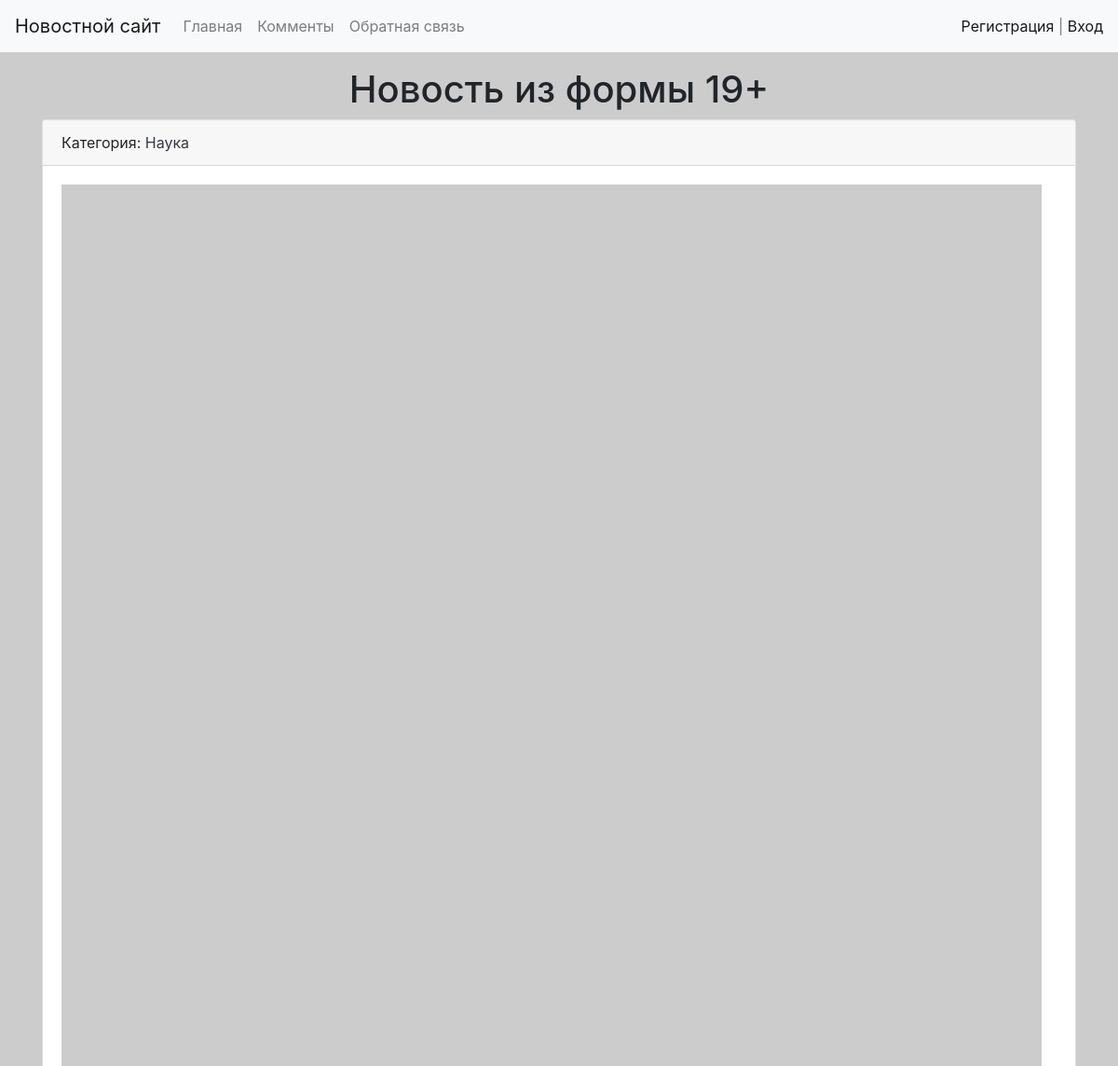
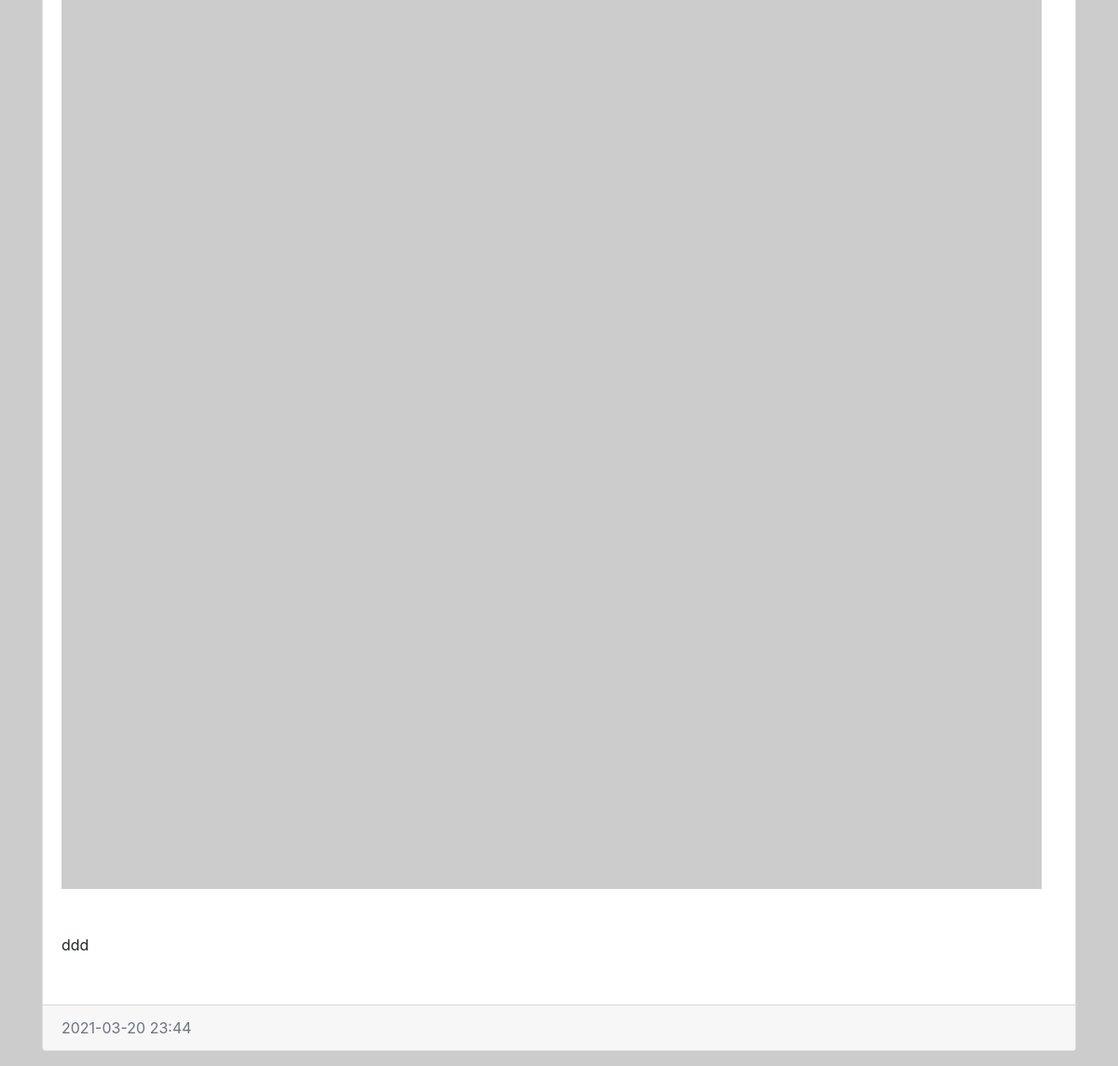
The app's page /news/28/ with its own data (2 pictures, top to bottom).
### news/models.py (models this page shows, shortened)
class News(models.Model):
    title = models.CharField(max_length=150, verbose_name="Наименование")  # обязательный атрибут - длина
    content = RichTextUploadingField(blank=True, verbose_name="контент")  # по умолчанию пустой
    created_at = models.DateTimeField(auto_now_add=True, verbose_name="Дата публикации")  # про создании новости
    updated_at = models.DateTimeField(auto_now=True,
                                      verbose_name="Обновлено")  # меняет дату и время с каждым изменением
    photo = models.ImageField(upload_to="photo/%Y/%m/%d/", verbose_name="Фото", blank=True)
    is_published = models.BooleanField(default=True, verbose_name="Опубликовано?")
    category = models.ForeignKey("Category", on_delete=models.PROTECT, verbose_name="Категория", )
    views = models.IntegerField(default=0)
    class Meta:
        verbose_name = "Новость"  # имя в админке ед число
        verbose_name_plural = "Новости"
        ordering = ["-created_at"]  # + , "title"

class Category(models.Model):
    title = models.CharField(max_length=150, db_index=True, verbose_name="Наименование категории")
    def get_absolute_url(self):
        return reverse_lazy("category", kwargs={"category_id": self.pk, })
    def __str__(self):
        return self.title
    class Meta:
        verbose_name = "Категория"
        verbose_name_plural = "Категории"
        ordering = ["pk"]

### news/views.py (the view)
# urls.py: path("news/<int:pk>/", ViewNews.as_view(), name="news"),
class ViewNews(DetailView):
    model = News
    template_name = "news/news.html"
    context_object_name = "news"
    allow_empty = False  # уберет пустые списки и ошибку несуществующей категории
    def get_queryset(self):
        return News.objects.filter(pk=self.kwargs["pk"], is_published=True)

### news/templates/news/news.html (shortened to what this page needs)
{% extends "base.html"  %}
{% block h1_time %}
<h1 class="text-center">{{ news.title }}</h1>
{% endblock %}
{% block mid_page %}
 <div class="col-md-12">
            <div class="card mb-3">
                <div class="card-header">
                    Категория: <a href="{{ news.category.get_absolute_url }}" class="text-dark">{{ news.category}}</a>
                </div>
                <div class="card-body">
                    <div class="d-flex flex-column justify-content-center">
                        {% if news.photo %}
                        <img src="{{ news.photo.url }}" height="500" class="mr-3">
                        {% else %}
                        <img src="https://picsum.photos/id/443/800/300?grayscale" class="mr-3">
                        {% endif %}
                    </div>
                    <div class="d-flex flex-column">
                        {% autoescape off %}
                        <p class="card-text p-3"> {{ news.content| linebreaks}} </p>
                        {% endautoescape %}
                    </div>
                </div>
                <div class="card-footer text-muted">
                    {{ news.created_at | date:"Y-m-d H:i" }}
                </div>
            </div>
        </div>
{% endblock %}

### mysite/static/css/style.css (style rules this page uses)
body { background-color: #ccc; }

### records on screen
News: title "Новость из формы 19+", category "Наука", content "ddd", created_at "2021-03-20 23:44"
